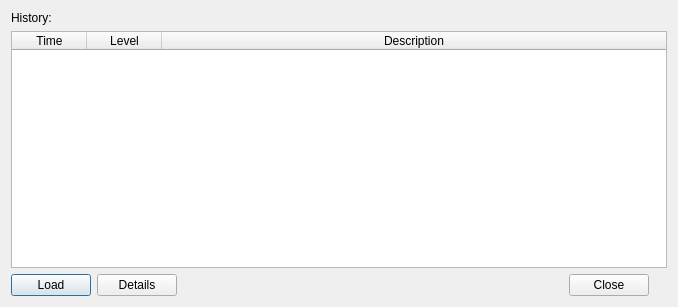
<?xml version="1.0" encoding="UTF-8"?>
<ui version="4.0">
 <class>LogRecord</class>
 <widget class="QDialog" name="LogRecord">
  <property name="geometry">
   <rect>
    <x>0</x>
    <y>0</y>
    <width>678</width>
    <height>307</height>
   </rect>
  </property>
  <property name="minimumSize">
   <size>
    <width>400</width>
    <height>200</height>
   </size>
  </property>
  <property name="maximumSize">
   <size>
    <width>1000</width>
    <height>600</height>
   </size>
  </property>
  <property name="windowTitle">
   <string>Log Record</string>
  </property>
  <layout class="QGridLayout" name="gridLayout_2">
   <item row="0" column="0">
    <layout class="QGridLayout" name="gridLayout">
     <item row="0" column="0">
      <widget class="QLabel" name="history">
       <property name="text">
        <string>History:</string>
       </property>
      </widget>
     </item>
     <item row="1" column="0">
      <widget class="QTableWidget" name="information_table">
       <property name="enabled">
        <bool>true</bool>
       </property>
       <property name="mouseTracking">
        <bool>false</bool>
       </property>
       <property name="autoFillBackground">
        <bool>false</bool>
       </property>
       <property name="inputMethodHints">
        <set>Qt::ImhNone</set>
       </property>
       <property name="frameShadow">
        <enum>QFrame::Raised</enum>
       </property>
       <property name="editTriggers">
        <set>QAbstractItemView::NoEditTriggers</set>
       </property>
       <property name="tabKeyNavigation">
        <bool>false</bool>
       </property>
       <property name="showDropIndicator" stdset="0">
        <bool>false</bool>
       </property>
       <property name="dragDropOverwriteMode">
        <bool>false</bool>
       </property>
       <property name="alternatingRowColors">
        <bool>false</bool>
       </property>
       <property name="selectionMode">
        <enum>QAbstractItemView::SingleSelection</enum>
       </property>
       <property name="selectionBehavior">
        <enum>QAbstractItemView::SelectRows</enum>
       </property>
       <property name="sortingEnabled">
        <bool>true</bool>
       </property>
       <property name="cornerButtonEnabled">
        <bool>false</bool>
       </property>
       <property name="rowCount">
        <number>0</number>
       </property>
       <property name="columnCount">
        <number>3</number>
       </property>
       <attribute name="horizontalHeaderVisible">
        <bool>true</bool>
       </attribute>
       <attribute name="horizontalHeaderCascadingSectionResizes">
        <bool>true</bool>
       </attribute>
       <attribute name="horizontalHeaderDefaultSectionSize">
        <number>75</number>
       </attribute>
       <attribute name="horizontalHeaderHighlightSections">
        <bool>true</bool>
       </attribute>
       <attribute name="horizontalHeaderMinimumSectionSize">
        <number>75</number>
       </attribute>
       <attribute name="horizontalHeaderShowSortIndicator" stdset="0">
        <bool>true</bool>
       </attribute>
       <attribute name="horizontalHeaderStretchLastSection">
        <bool>true</bool>
       </attribute>
       <attribute name="verticalHeaderVisible">
        <bool>false</bool>
       </attribute>
       <attribute name="verticalHeaderDefaultSectionSize">
        <number>20</number>
       </attribute>
       <attribute name="verticalHeaderHighlightSections">
        <bool>false</bool>
       </attribute>
       <attribute name="verticalHeaderMinimumSectionSize">
        <number>15</number>
       </attribute>
       <column>
        <property name="text">
         <string>Time</string>
        </property>
        <property name="textAlignment">
         <set>AlignHCenter|AlignVCenter|AlignCenter</set>
        </property>
       </column>
       <column>
        <property name="text">
         <string>Level</string>
        </property>
        <property name="textAlignment">
         <set>AlignHCenter|AlignVCenter|AlignCenter</set>
        </property>
       </column>
       <column>
        <property name="text">
         <string>Description</string>
        </property>
       </column>
      </widget>
     </item>
    </layout>
   </item>
   <item row="1" column="0">
    <layout class="QHBoxLayout" name="horizontalLayout">
     <item>
      <widget class="QPushButton" name="loadButton">
       <property name="text">
        <string>Load</string>
       </property>
      </widget>
     </item>
     <item>
      <widget class="QPushButton" name="detailsButton">
       <property name="text">
        <string>Details</string>
       </property>
      </widget>
     </item>
     <item>
      <spacer name="horizontalSpacer">
       <property name="orientation">
        <enum>Qt::Horizontal</enum>
       </property>
       <property name="sizeHint" stdset="0">
        <size>
         <width>328</width>
         <height>20</height>
        </size>
       </property>
      </spacer>
     </item>
     <item>
      <widget class="QPushButton" name="closeWindowButton">
       <property name="text">
        <string>Close</string>
       </property>
      </widget>
     </item>
     <item>
      <spacer name="horizontalSpacer_2">
       <property name="orientation">
        <enum>Qt::Horizontal</enum>
       </property>
       <property name="sizeType">
        <enum>QSizePolicy::Fixed</enum>
       </property>
       <property name="sizeHint" stdset="0">
        <size>
         <width>18</width>
         <height>20</height>
        </size>
       </property>
      </spacer>
     </item>
    </layout>
   </item>
  </layout>
 </widget>
 <resources/>
 <connections>
  <connection>
   <sender>closeWindowButton</sender>
   <signal>clicked()</signal>
   <receiver>LogRecord</receiver>
   <slot>close()</slot>
   <hints>
    <hint type="sourcelabel">
     <x>643</x>
     <y>296</y>
    </hint>
    <hint type="destinationlabel">
     <x>364</x>
     <y>127</y>
    </hint>
   </hints>
  </connection>
  <connection>
   <sender>information_table</sender>
   <signal>itemDoubleClicked(QTableWidgetItem*)</signal>
   <receiver>detailsButton</receiver>
   <slot>click()</slot>
   <hints>
    <hint type="sourcelabel">
     <x>207</x>
     <y>211</y>
    </hint>
    <hint type="destinationlabel">
     <x>128</x>
     <y>278</y>
    </hint>
   </hints>
  </connection>
 </connections>
</ui>
